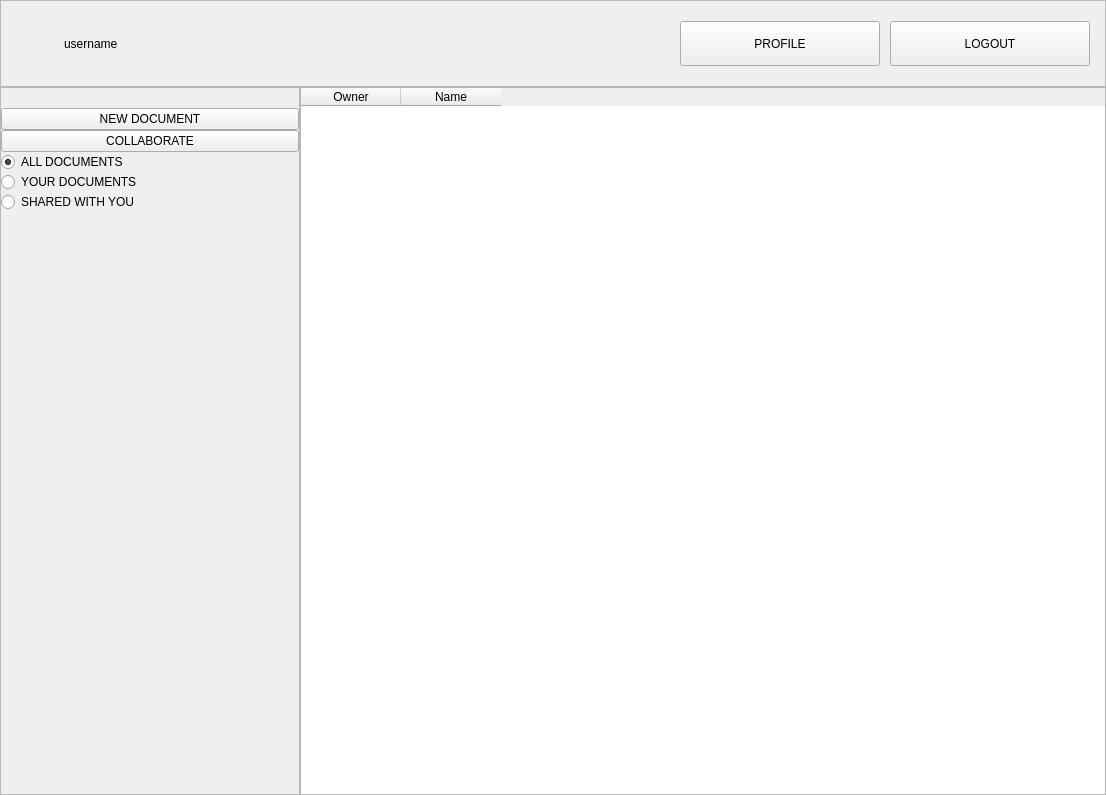
<?xml version="1.0" encoding="UTF-8"?>
<ui version="4.0">
 <class>Home</class>
 <widget class="QWidget" name="Home">
  <property name="geometry">
   <rect>
    <x>0</x>
    <y>0</y>
    <width>1106</width>
    <height>795</height>
   </rect>
  </property>
  <property name="focusPolicy">
   <enum>Qt::TabFocus</enum>
  </property>
  <property name="windowTitle">
   <string>Form</string>
  </property>
  <property name="styleSheet">
   <string notr="true">* {
	font-family: &quot;Roboto Light&quot;;
	font-size: 14pt;
}

QFrame {
	border: none;
}

QFrame#header {
	background-color:  #1e2530;
    font-weight: 700;
}

QFrame#actions {
	background-color: #2c3645;
    font-weight: 700;
}

QFrame#header QPushButton {
	padding: 4px 16px 5px;
    border-radius: 20px;
}

QFrame#actions QRadioButton,QPushButton {
	padding: 4px 16px 5px;
	border: none;
    color: white;
}

QFrame#actions QPushButton {
	text-align: left;
}

QFrame#actions QPushButton:hover {
	background-color: green;
}

QFrame#actions QRadioButton:hover {
	background-color: #48586F;
}

QFrame#actions QRadioButton::indicator {
	width: 38;
	height: 38;
}

QFrame#actions QRadioButton:checked {
	background-color: #1e2530;
}

QPushButton#profile {
	color: white;
	border: 1px solid white;
}

QPushButton#profile:hover {
	color: black;
	background-color:  white;
}

QPushButton#logout {
	color: red;
	border: 1px solid red;
}

QPushButton#logout:hover {
	color: white;
	background-color:  red;
}

QRadioButton#new_document::indicator {
	image: url(:/images/home/new_document.png);
}

QRadioButton#collaborate::indicator {
	image: url(:/images/home/collaborate.png);
}

QRadioButton#all_documents::indicator {
	image: url(:/images/home/all_documents.png);
}

QRadioButton#your_documents::indicator {
	image: url(:/images/home/your_documents.png);
}

QRadioButton#shared_with_you::indicator {
	image: url(:/images/home/shared_with_you.png);
}

QLabel#username {
	color: white;
	font-size: 18pt;
}

QTableWidget#documents {
	font-weight: 500;
}</string>
  </property>
  <layout class="QGridLayout" name="gridLayout">
   <property name="leftMargin">
    <number>0</number>
   </property>
   <property name="topMargin">
    <number>0</number>
   </property>
   <property name="rightMargin">
    <number>0</number>
   </property>
   <property name="bottomMargin">
    <number>0</number>
   </property>
   <property name="spacing">
    <number>0</number>
   </property>
   <item row="4" column="0">
    <widget class="QFrame" name="actions">
     <property name="minimumSize">
      <size>
       <width>300</width>
       <height>0</height>
      </size>
     </property>
     <property name="maximumSize">
      <size>
       <width>400</width>
       <height>16777215</height>
      </size>
     </property>
     <property name="styleSheet">
      <string notr="true"/>
     </property>
     <property name="frameShape">
      <enum>QFrame::StyledPanel</enum>
     </property>
     <property name="frameShadow">
      <enum>QFrame::Raised</enum>
     </property>
     <layout class="QVBoxLayout" name="verticalLayout">
      <property name="spacing">
       <number>0</number>
      </property>
      <property name="leftMargin">
       <number>0</number>
      </property>
      <property name="topMargin">
       <number>20</number>
      </property>
      <property name="rightMargin">
       <number>0</number>
      </property>
      <property name="bottomMargin">
       <number>0</number>
      </property>
      <item>
       <widget class="QPushButton" name="new_document">
        <property name="sizePolicy">
         <sizepolicy hsizetype="Minimum" vsizetype="Fixed">
          <horstretch>0</horstretch>
          <verstretch>0</verstretch>
         </sizepolicy>
        </property>
        <property name="minimumSize">
         <size>
          <width>0</width>
          <height>0</height>
         </size>
        </property>
        <property name="maximumSize">
         <size>
          <width>16777215</width>
          <height>45</height>
         </size>
        </property>
        <property name="cursor">
         <cursorShape>PointingHandCursor</cursorShape>
        </property>
        <property name="focusPolicy">
         <enum>Qt::TabFocus</enum>
        </property>
        <property name="text">
         <string>NEW DOCUMENT</string>
        </property>
        <property name="icon">
         <iconset resource="resource.qrc">
          <normaloff>:/images/home/new_document.png</normaloff>:/images/home/new_document.png</iconset>
        </property>
        <property name="iconSize">
         <size>
          <width>38</width>
          <height>38</height>
         </size>
        </property>
       </widget>
      </item>
      <item>
       <widget class="QPushButton" name="collaborate">
        <property name="sizePolicy">
         <sizepolicy hsizetype="Minimum" vsizetype="Fixed">
          <horstretch>0</horstretch>
          <verstretch>0</verstretch>
         </sizepolicy>
        </property>
        <property name="minimumSize">
         <size>
          <width>0</width>
          <height>0</height>
         </size>
        </property>
        <property name="maximumSize">
         <size>
          <width>16777215</width>
          <height>45</height>
         </size>
        </property>
        <property name="cursor">
         <cursorShape>PointingHandCursor</cursorShape>
        </property>
        <property name="focusPolicy">
         <enum>Qt::TabFocus</enum>
        </property>
        <property name="text">
         <string>COLLABORATE</string>
        </property>
        <property name="icon">
         <iconset resource="resource.qrc">
          <normaloff>:/images/home/collaborate.png</normaloff>:/images/home/collaborate.png</iconset>
        </property>
        <property name="iconSize">
         <size>
          <width>38</width>
          <height>38</height>
         </size>
        </property>
       </widget>
      </item>
      <item>
       <widget class="QRadioButton" name="all_documents">
        <property name="sizePolicy">
         <sizepolicy hsizetype="Minimum" vsizetype="Fixed">
          <horstretch>0</horstretch>
          <verstretch>0</verstretch>
         </sizepolicy>
        </property>
        <property name="minimumSize">
         <size>
          <width>0</width>
          <height>0</height>
         </size>
        </property>
        <property name="maximumSize">
         <size>
          <width>16777215</width>
          <height>45</height>
         </size>
        </property>
        <property name="cursor">
         <cursorShape>PointingHandCursor</cursorShape>
        </property>
        <property name="focusPolicy">
         <enum>Qt::TabFocus</enum>
        </property>
        <property name="text">
         <string>ALL DOCUMENTS</string>
        </property>
        <property name="checked">
         <bool>true</bool>
        </property>
       </widget>
      </item>
      <item>
       <widget class="QRadioButton" name="your_documents">
        <property name="sizePolicy">
         <sizepolicy hsizetype="Minimum" vsizetype="Fixed">
          <horstretch>0</horstretch>
          <verstretch>0</verstretch>
         </sizepolicy>
        </property>
        <property name="minimumSize">
         <size>
          <width>0</width>
          <height>0</height>
         </size>
        </property>
        <property name="maximumSize">
         <size>
          <width>16777215</width>
          <height>45</height>
         </size>
        </property>
        <property name="cursor">
         <cursorShape>PointingHandCursor</cursorShape>
        </property>
        <property name="focusPolicy">
         <enum>Qt::TabFocus</enum>
        </property>
        <property name="text">
         <string>YOUR DOCUMENTS</string>
        </property>
       </widget>
      </item>
      <item>
       <widget class="QRadioButton" name="shared_with_you">
        <property name="sizePolicy">
         <sizepolicy hsizetype="Minimum" vsizetype="Fixed">
          <horstretch>0</horstretch>
          <verstretch>0</verstretch>
         </sizepolicy>
        </property>
        <property name="minimumSize">
         <size>
          <width>0</width>
          <height>0</height>
         </size>
        </property>
        <property name="maximumSize">
         <size>
          <width>16777215</width>
          <height>45</height>
         </size>
        </property>
        <property name="cursor">
         <cursorShape>PointingHandCursor</cursorShape>
        </property>
        <property name="focusPolicy">
         <enum>Qt::TabFocus</enum>
        </property>
        <property name="text">
         <string>SHARED WITH YOU</string>
        </property>
       </widget>
      </item>
      <item>
       <spacer name="verticalSpacer">
        <property name="orientation">
         <enum>Qt::Vertical</enum>
        </property>
        <property name="sizeHint" stdset="0">
         <size>
          <width>20</width>
          <height>40</height>
         </size>
        </property>
       </spacer>
      </item>
     </layout>
    </widget>
   </item>
   <item row="0" column="0" colspan="2">
    <widget class="QFrame" name="header">
     <property name="styleSheet">
      <string notr="true"/>
     </property>
     <property name="frameShape">
      <enum>QFrame::StyledPanel</enum>
     </property>
     <property name="frameShadow">
      <enum>QFrame::Raised</enum>
     </property>
     <layout class="QHBoxLayout" name="horizontalLayout_3">
      <property name="leftMargin">
       <number>15</number>
      </property>
      <property name="topMargin">
       <number>20</number>
      </property>
      <property name="rightMargin">
       <number>15</number>
      </property>
      <property name="bottomMargin">
       <number>20</number>
      </property>
      <item>
       <layout class="QHBoxLayout" name="horizontalLayout_2">
        <property name="spacing">
         <number>10</number>
        </property>
        <item>
         <widget class="QLabel" name="icon">
          <property name="sizePolicy">
           <sizepolicy hsizetype="Fixed" vsizetype="Fixed">
            <horstretch>0</horstretch>
            <verstretch>0</verstretch>
           </sizepolicy>
          </property>
          <property name="minimumSize">
           <size>
            <width>38</width>
            <height>38</height>
           </size>
          </property>
          <property name="maximumSize">
           <size>
            <width>38</width>
            <height>38</height>
           </size>
          </property>
          <property name="text">
           <string/>
          </property>
          <property name="pixmap">
           <pixmap resource="resource.qrc">:/images/profile/default.png</pixmap>
          </property>
          <property name="scaledContents">
           <bool>true</bool>
          </property>
         </widget>
        </item>
        <item>
         <widget class="QLabel" name="username">
          <property name="text">
           <string>username</string>
          </property>
         </widget>
        </item>
       </layout>
      </item>
      <item>
       <spacer name="horizontalSpacer">
        <property name="orientation">
         <enum>Qt::Horizontal</enum>
        </property>
        <property name="sizeHint" stdset="0">
         <size>
          <width>552</width>
          <height>17</height>
         </size>
        </property>
       </spacer>
      </item>
      <item>
       <layout class="QHBoxLayout" name="horizontalLayout">
        <property name="spacing">
         <number>10</number>
        </property>
        <property name="leftMargin">
         <number>0</number>
        </property>
        <property name="topMargin">
         <number>0</number>
        </property>
        <item>
         <widget class="QPushButton" name="profile">
          <property name="sizePolicy">
           <sizepolicy hsizetype="Fixed" vsizetype="Fixed">
            <horstretch>0</horstretch>
            <verstretch>0</verstretch>
           </sizepolicy>
          </property>
          <property name="minimumSize">
           <size>
            <width>200</width>
            <height>45</height>
           </size>
          </property>
          <property name="maximumSize">
           <size>
            <width>200</width>
            <height>45</height>
           </size>
          </property>
          <property name="cursor">
           <cursorShape>PointingHandCursor</cursorShape>
          </property>
          <property name="focusPolicy">
           <enum>Qt::TabFocus</enum>
          </property>
          <property name="styleSheet">
           <string notr="true"/>
          </property>
          <property name="text">
           <string>PROFILE</string>
          </property>
         </widget>
        </item>
        <item>
         <widget class="QPushButton" name="logout">
          <property name="minimumSize">
           <size>
            <width>200</width>
            <height>45</height>
           </size>
          </property>
          <property name="maximumSize">
           <size>
            <width>200</width>
            <height>45</height>
           </size>
          </property>
          <property name="cursor">
           <cursorShape>PointingHandCursor</cursorShape>
          </property>
          <property name="focusPolicy">
           <enum>Qt::TabFocus</enum>
          </property>
          <property name="styleSheet">
           <string notr="true"/>
          </property>
          <property name="text">
           <string>LOGOUT</string>
          </property>
         </widget>
        </item>
       </layout>
      </item>
     </layout>
    </widget>
   </item>
   <item row="4" column="1">
    <widget class="QTableWidget" name="documents">
     <property name="cursor" stdset="0">
      <cursorShape>ArrowCursor</cursorShape>
     </property>
     <property name="focusPolicy">
      <enum>Qt::NoFocus</enum>
     </property>
     <property name="styleSheet">
      <string notr="true"/>
     </property>
     <property name="editTriggers">
      <set>QAbstractItemView::NoEditTriggers</set>
     </property>
     <property name="selectionMode">
      <enum>QAbstractItemView::NoSelection</enum>
     </property>
     <property name="showGrid">
      <bool>false</bool>
     </property>
     <property name="sortingEnabled">
      <bool>true</bool>
     </property>
     <attribute name="horizontalHeaderCascadingSectionResizes">
      <bool>false</bool>
     </attribute>
     <attribute name="horizontalHeaderShowSortIndicator" stdset="0">
      <bool>true</bool>
     </attribute>
     <attribute name="horizontalHeaderStretchLastSection">
      <bool>false</bool>
     </attribute>
     <attribute name="verticalHeaderVisible">
      <bool>false</bool>
     </attribute>
     <attribute name="verticalHeaderStretchLastSection">
      <bool>false</bool>
     </attribute>
     <column>
      <property name="text">
       <string>Owner</string>
      </property>
      <property name="textAlignment">
       <set>AlignCenter</set>
      </property>
     </column>
     <column>
      <property name="text">
       <string>Name</string>
      </property>
      <property name="textAlignment">
       <set>AlignCenter</set>
      </property>
     </column>
    </widget>
   </item>
  </layout>
 </widget>
 <tabstops>
  <tabstop>documents</tabstop>
  <tabstop>profile</tabstop>
  <tabstop>logout</tabstop>
  <tabstop>new_document</tabstop>
  <tabstop>collaborate</tabstop>
  <tabstop>all_documents</tabstop>
  <tabstop>your_documents</tabstop>
  <tabstop>shared_with_you</tabstop>
 </tabstops>
 <resources>
  <include location="resource.qrc"/>
 </resources>
 <connections/>
</ui>
